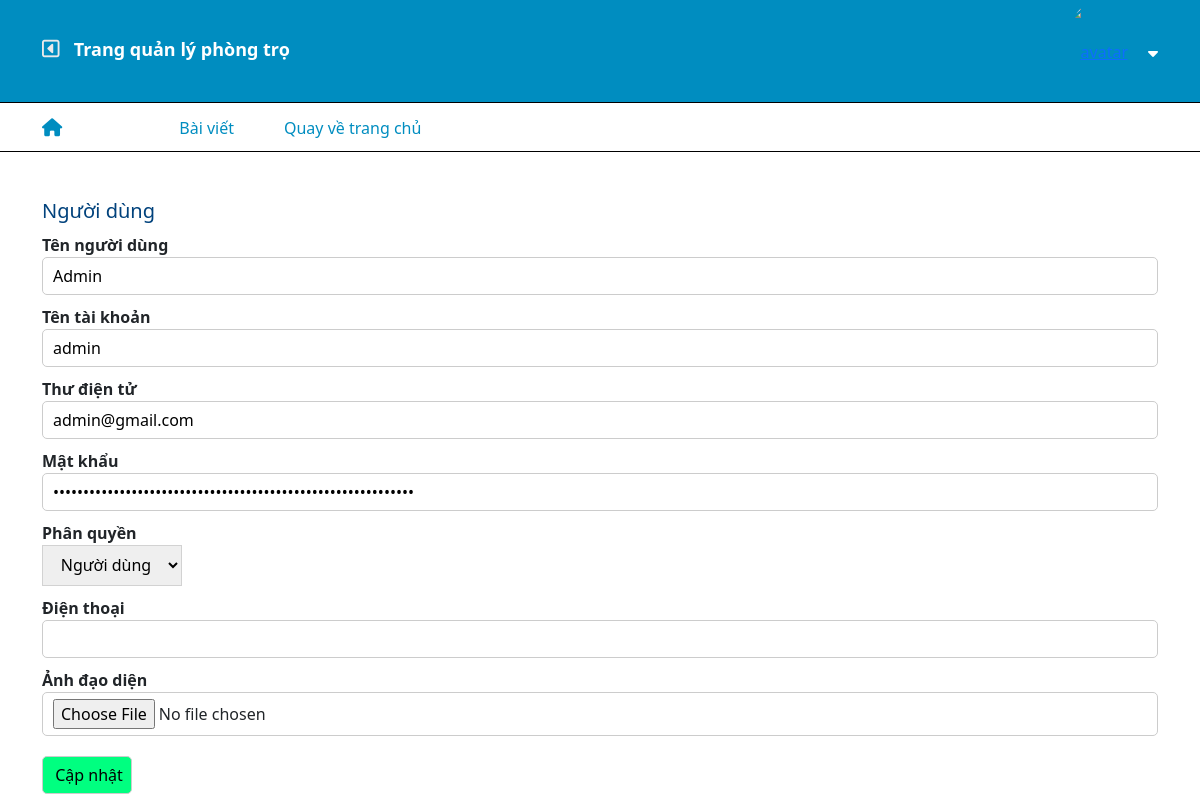
/admin/edit-user.php?id=8, run on an earlier commit of the app's database.
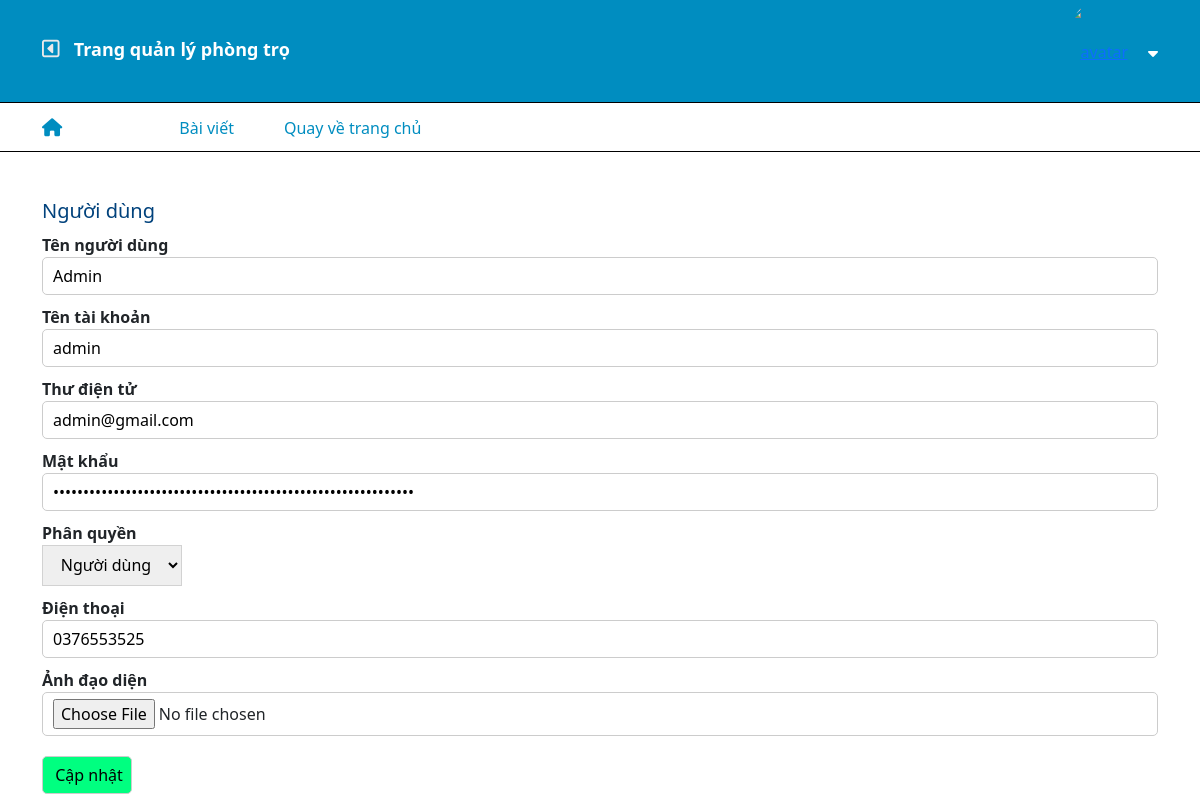
And on a later commit of the database.
### tables this page shows
CREATE TABLE `user` (
  `id` int(10) NOT NULL,
  `name` varchar(255) NOT NULL,
  `username` varchar(255) NOT NULL,
  `email` varchar(255) NOT NULL,
  `password` varchar(255) NOT NULL,
  `role` int(11) NOT NULL,
  `phone` varchar(255) NOT NULL,
  `avatar` varchar(255) NOT NULL
);

### admin/edit-user.php (the view, shortened to what this page needs)
<?php
 $id = $_GET['id'];
$userQr = mysqli_query($conn, "SELECT * FROM  user WHERE id = $id");
$row = mysqli_fetch_assoc($userQr);
?>
<!DOCTYPE html>
<html lang="en">
<head>
    <link href="https://cdn.jsdelivr.net/npm/bootstrap@5.1.3/dist/css/bootstrap.min.css" rel="stylesheet" />
    <link rel="stylesheet" href="../libs/fontawesome/css/all.min.css" />
    <link rel="stylesheet" href="./style/style.css">
</head>
<body>
    <div class="footer_admin">
        <?php include "./include/header.php" ?>
        <div class="container">
            <div class="change-user">
                <form action="" method="post" enctype="multipart/form-data">
                    <h5>Người dùng</h5>
                    <p>Tên người dùng</p>
                    <input type="text" value="<?php echo $row['name'] ?>" name="name">
                    <p>Tên tài khoản</p>
                    <input type="text" value="<?php echo $row['username'] ?>" name="username">
                    <p>Thư điện tử</p>
                    <input type="email" value="<?php echo $row['email'] ?>" name="email">
                    <p>Mật khẩu</p>
                    <input type="password" value="<?php echo $row['password'] ?>" name="password">
                    <p>Phân quyền</p>
                    <select name="role" id="role_user">
                        <option value="0"<?php if($row['role'] == 0) ?>>Người dùng</option>
                    </select>
                    <p>Điện thoại</p>
                    <input type="number" value="<?php echo $row['phone'] ?>" name="phone">
                    <p>Ảnh đạo diện</p>
                    <input type="file" name="image">
                    <input type="submit" name="capnhat" value="Cập nhật" class="btn-add"></input>
                </form>
            </div>
        </div>
    </div>
    </div>
</body>
</html>

What changed in the data, as far as the page shows it:
changed user "Admin": phone (not shown) → "0376553525"
